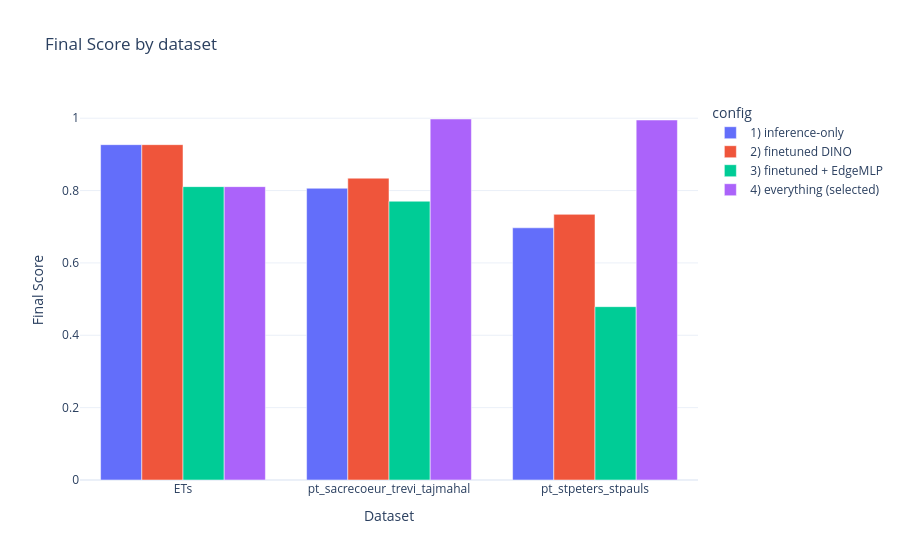

Here is the notebook cell this chart was saved with:
### Code cell
# Final score per dataset (grouped bars)
fig = px.bar(
    scores_all,
    x="dataset",
    y="final_score",
    color="config",
    barmode="group",
    title=f"Final Score by dataset",
)
fig.update_layout(xaxis_title="Dataset", yaxis_title="Final Score")
fig.show()

### Figure 1 — Plotly figure (JSON) as saved in the notebook; plotly's stock layout.template omitted (floating-point values rounded to 4 significant figures)
{"data": [{"alignmentgroup": "True", "hovertemplate": "config=1) inference-only<br>dataset=%{x}<br>final_score=%{y}<extra></extra>", "legendgroup": "1) inference-only", "marker": {"color": "#636efa", "pattern": {"shape": ""}}, "name": "1) inference-only", "offsetgroup": "1) inference-only", "orientation": "v", "showlegend": true, "textposition": "auto", "type": "bar", "x": ["ETs", "pt_sacrecoeur_trevi_tajmahal", "pt_stpeters_stpauls"], "xaxis": "x", "y": [0.9268, 0.8064, 0.6971], "yaxis": "y"}, {"alignmentgroup": "True", "hovertemplate": "config=2) finetuned DINO<br>dataset=%{x}<br>final_score=%{y}<extra></extra>", "legendgroup": "2) finetuned DINO", "marker": {"color": "#EF553B", "pattern": {"shape": ""}}, "name": "2) finetuned DINO", "offsetgroup": "2) finetuned DINO", "orientation": "v", "showlegend": true, "textposition": "auto", "type": "bar", "x": ["ETs", "pt_sacrecoeur_trevi_tajmahal", "pt_stpeters_stpauls"], "xaxis": "x", "y": [0.9268, 0.8342, 0.7342], "yaxis": "y"}, {"alignmentgroup": "True", "hovertemplate": "config=3) finetuned + EdgeMLP<br>dataset=%{x}<br>final_score=%{y}<extra></extra>", "legendgroup": "3) finetuned + EdgeMLP", "marker": {"color": "#00cc96", "pattern": {"shape": ""}}, "name": "3) finetuned + EdgeMLP", "offsetgroup": "3) finetuned + EdgeMLP", "orientation": "v", "showlegend": true, "textposition": "auto", "type": "bar", "x": ["ETs", "pt_sacrecoeur_trevi_tajmahal", "pt_stpeters_stpauls"], "xaxis": "x", "y": [0.8108, 0.7705, 0.4791], "yaxis": "y"}, {"alignmentgroup": "True", "hovertemplate": "config=4) everything (selected)<br>dataset=%{x}<br>final_score=%{y}<extra></extra>", "legendgroup": "4) everything (selected)", "marker": {"color": "#ab63fa", "pattern": {"shape": ""}}, "name": "4) everything (selected)", "offsetgroup": "4) everything (selected)", "orientation": "v", "showlegend": true, "textposition": "auto", "type": "bar", "x": ["ETs", "pt_sacrecoeur_trevi_tajmahal", "pt_stpeters_stpauls"], "xaxis": "x", "y": [0.8108, 0.9978, 0.995], "yaxis": "y"}], "layout": {"barmode": "group", "legend": {"title": {"text": "config"}, "tracegroupgap": 0}, "title": {"text": "Final Score by dataset"}, "xaxis": {"anchor": "y", "domain": [0, 1], "title": {"text": "Dataset"}}, "yaxis": {"anchor": "x", "domain": [0, 1], "title": {"text": "Final Score"}}}}
